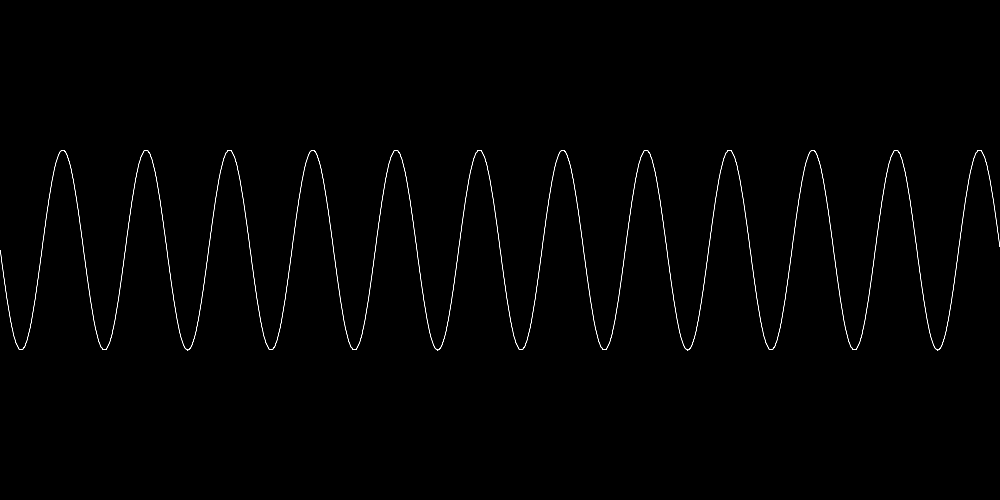
Frame 1 (no input)
Frame 60 (the mouse pressed at the canvas centre just before this capture): identical to frame 1, image omitted
Frame 120 (the mouse held since frame 60 and released just before this capture): identical to frame 1, image omitted

The Processing sketch that drew this single still picture (run headless with seeded random() and noise(); from frame 60 on, the mouse is pressed at the canvas centre):

// Processing sketch: wave
// ── wave.pde
void setup()
{
  size(1000,500);
}

void draw()
{
  background(0);
  wave();
}

void wave()
{
  push();
  stroke(255);
  
  float freq = 12;
  float amp = 100;
  float inc = 0.5;
  float px = 0;
  for (float i = 0; i < width; i += inc)
  {
    float x = map(i, 0, width, 0, 2*PI * freq);
    point(i, sin(x)*amp + (height/2));
    if (i > 0)
    {
      line(i-inc, sin(px)*amp + (height/2), i, sin(x)*amp + (height/2));
    }
    px = x;
  }
  pop();
}
